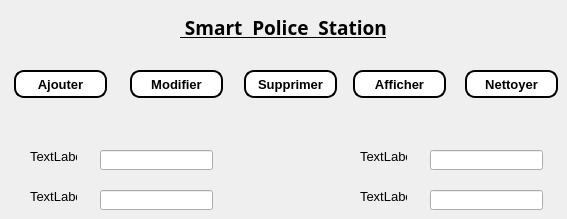
      <widget class="QWidget" name="tab_10">
       <attribute name="icon">
        <iconset>
         <normaloff>../../Downloads/rchrchee.png</normaloff>../../Downloads/rchrchee.png</iconset>
       </attribute>
       <attribute name="title">
        <string>Personnes recherchées</string>
       </attribute>
       <widget class="QLabel" name="label_66">
        <property name="geometry">
         <rect>
          <x>360</x>
          <y>190</y>
          <width>47</width>
          <height>13</height>
         </rect>
        </property>
        <property name="font">
         <font>
          <family>Arial</family>
          <pointsize>10</pointsize>
          <weight>50</weight>
          <bold>false</bold>
         </font>
        </property>
        <property name="text">
         <string>TextLabel</string>
        </property>
       </widget>
       <widget class="QLabel" name="label_63">
        <property name="geometry">
         <rect>
          <x>30</x>
          <y>150</y>
          <width>47</width>
          <height>13</height>
         </rect>
        </property>
        <property name="font">
         <font>
          <family>Arial</family>
          <pointsize>10</pointsize>
          <weight>50</weight>
          <bold>false</bold>
         </font>
        </property>
        <property name="text">
         <string>TextLabel</string>
        </property>
       </widget>
       <widget class="QLineEdit" name="lineEdit_63">
        <property name="geometry">
         <rect>
          <x>430</x>
          <y>190</y>
          <width>113</width>
          <height>20</height>
         </rect>
        </property>
       </widget>
       <widget class="QLineEdit" name="lineEdit_62">
        <property name="geometry">
         <rect>
          <x>100</x>
          <y>150</y>
          <width>113</width>
          <height>20</height>
         </rect>
        </property>
       </widget>
       <widget class="QLineEdit" name="lineEdit_64">
        <property name="geometry">
         <rect>
          <x>100</x>
          <y>190</y>
          <width>113</width>
          <height>20</height>
         </rect>
        </property>
       </widget>
       <widget class="QPushButton" name="supprimersalaries_13">
        <property name="geometry">
         <rect>
          <x>244</x>
          <y>70</y>
          <width>93</width>
          <height>28</height>
         </rect>
        </property>
        <property name="font">
         <font>
          <family>Arial</family>
          <pointsize>10</pointsize>
          <weight>75</weight>
          <bold>true</bold>
         </font>
        </property>
        <property name="styleSheet">
         <string notr="true">background-color:white; 
color:black; 
border-style:outset ; 
border-width:2px ; 
border-radius:10px;</string>
        </property>
        <property name="text">
         <string>Supprimer</string>
        </property>
       </widget>
       <widget class="QPushButton" name="Ajoutersalaries_13">
        <property name="geometry">
         <rect>
          <x>14</x>
          <y>70</y>
          <width>93</width>
          <height>28</height>
         </rect>
        </property>
        <property name="font">
         <font>
          <family>Arial</family>
          <pointsize>10</pointsize>
          <weight>75</weight>
          <bold>true</bold>
         </font>
        </property>
        <property name="styleSheet">
         <string notr="true">background-color:white; 
color:black; 
border-style:outset ; 
border-width:2px ; 
border-radius:10px;</string>
        </property>
        <property name="text">
         <string>Ajouter</string>
        </property>
       </widget>
       <widget class="QPushButton" name="Nettoyer_11">
        <property name="geometry">
         <rect>
          <x>465</x>
          <y>70</y>
          <width>93</width>
          <height>28</height>
         </rect>
        </property>
        <property name="font">
         <font>
          <family>Arial</family>
          <pointsize>10</pointsize>
          <weight>75</weight>
          <bold>true</bold>
         </font>
        </property>
        <property name="styleSheet">
         <string notr="true">background-color:white; 
color:black; 
border-style:outset ; 
border-width:2px ; 
border-radius:10px;</string>
        </property>
        <property name="text">
         <string>Nettoyer</string>
        </property>
       </widget>
       <widget class="QPushButton" name="modifiersalaries_13">
        <property name="geometry">
         <rect>
          <x>130</x>
          <y>70</y>
          <width>93</width>
          <height>28</height>
         </rect>
        </property>
        <property name="font">
         <font>
          <family>Arial</family>
          <pointsize>10</pointsize>
          <weight>75</weight>
          <bold>true</bold>
         </font>
        </property>
        <property name="styleSheet">
         <string notr="true">background-color:white; 
color:black; 
border-style:outset ; 
border-width:2px ; 
border-radius:10px;</string>
        </property>
        <property name="text">
         <string>Modifier</string>
        </property>
       </widget>
       <widget class="QLineEdit" name="lineEdit_61">
        <property name="geometry">
         <rect>
          <x>430</x>
          <y>150</y>
          <width>113</width>
          <height>20</height>
         </rect>
        </property>
       </widget>
       <widget class="QPushButton" name="affichersalaries_13">
        <property name="geometry">
         <rect>
          <x>353</x>
          <y>70</y>
          <width>93</width>
          <height>28</height>
         </rect>
        </property>
        <property name="font">
         <font>
          <family>Arial</family>
          <pointsize>10</pointsize>
          <weight>75</weight>
          <bold>true</bold>
         </font>
        </property>
        <property name="styleSheet">
         <string notr="true">background-color:white; 
color:black; 
border-style:outset ; 
border-width:2px ; 
border-radius:10px;</string>
        </property>
        <property name="text">
         <string>Afficher</string>
        </property>
       </widget>
       <widget class="QLabel" name="policou_20">
        <property name="geometry">
         <rect>
          <x>180</x>
          <y>10</y>
          <width>351</width>
          <height>35</height>
         </rect>
        </property>
        <property name="sizePolicy">
         <sizepolicy hsizetype="Preferred" vsizetype="Maximum">
          <horstretch>0</horstretch>
          <verstretch>0</verstretch>
         </sizepolicy>
        </property>
        <property name="font">
         <font>
          <family>Algerian</family>
          <pointsize>14</pointsize>
          <weight>75</weight>
          <bold>true</bold>
          <underline>true</underline>
         </font>
        </property>
        <property name="text">
         <string> Smart  Police  Station</string>
        </property>
        <property name="textFormat">
         <enum>Qt::PlainText</enum>
        </property>
       </widget>
       <widget class="QLabel" name="label_64">
        <property name="geometry">
         <rect>
          <x>30</x>
          <y>190</y>
          <width>47</width>
          <height>13</height>
         </rect>
        </property>
        <property name="font">
         <font>
          <family>Arial</family>
          <pointsize>10</pointsize>
          <weight>50</weight>
          <bold>false</bold>
         </font>
        </property>
        <property name="text">
         <string>TextLabel</string>
        </property>
       </widget>
       <widget class="QLabel" name="label_65">
        <property name="geometry">
         <rect>
          <x>360</x>
          <y>150</y>
          <width>47</width>
          <height>13</height>
         </rect>
        </property>
        <property name="font">
         <font>
          <family>Arial</family>
          <pointsize>10</pointsize>
          <weight>50</weight>
          <bold>false</bold>
         </font>
        </property>
        <property name="text">
         <string>TextLabel</string>
        </property>
       </widget>
      </widget>
